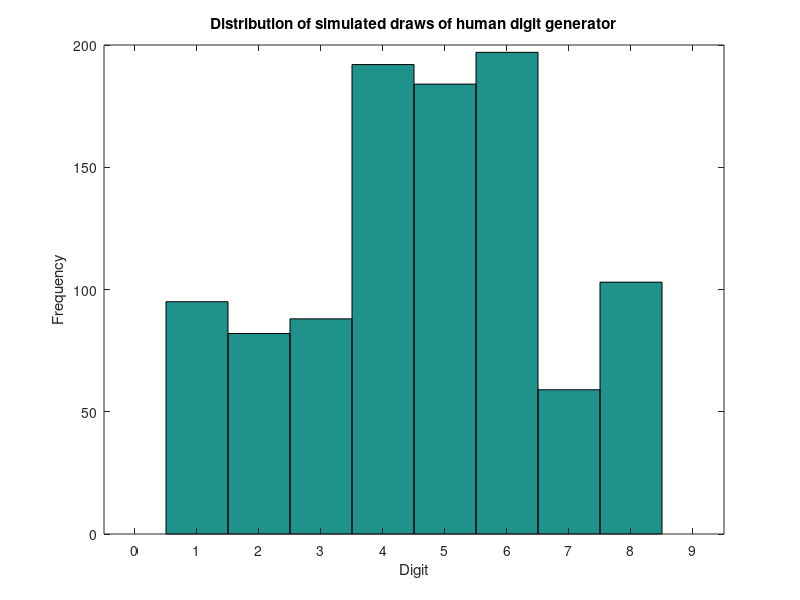

MATLAB code to generate this figure:
%Simulate the distribution observed in the 
%human random digit generation task

%example2: given a probabilities for each digits
%plot its pdf and cdf 
theta = [0.000;
         0.100;
         0.090;
         0.095;
         0.200;
         0.175;
         0.190;
         0.050;
         0.100;
         0.000; ];
     
seed = 1; rand('state', seed);

k = 1000;
digitset = 0:9;
y = randsample(digitset, k, true, theta);

figure(1); clf;

hist(y, digitset);
%counts = hist(y, digitset);
%bar(digitset, counts, 'k');
xlim([-0.5 9.5]);
xlabel('Digit');
ylabel('Frequency');
title('Distribution of simulated draws of human digit generator');

